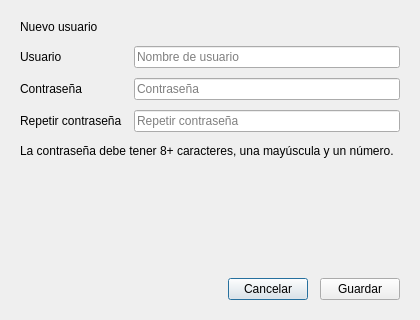
<?xml version="1.0" encoding="UTF-8"?>
<ui version="4.0">
 <class>DialogoUsuario</class>
 <widget class="QDialog" name="DialogoUsuario">
  <property name="geometry">
   <rect>
    <x>0</x>
    <y>0</y>
    <width>420</width>
    <height>320</height>
   </rect>
  </property>
  <property name="windowTitle">
   <string>Usuario</string>
  </property>
  <property name="modal">
   <bool>true</bool>
  </property>
  <layout class="QVBoxLayout" name="layout_principal">
   <property name="spacing">
    <number>12</number>
   </property>
   <property name="leftMargin">
    <number>20</number>
   </property>
   <property name="topMargin">
    <number>20</number>
   </property>
   <property name="rightMargin">
    <number>20</number>
   </property>
   <property name="bottomMargin">
    <number>20</number>
   </property>
   <item>
    <widget class="QLabel" name="label_titulo">
     <property name="text">
      <string>Nuevo usuario</string>
     </property>
    </widget>
   </item>
   <item>
    <layout class="QFormLayout" name="layout_campos">
     <property name="horizontalSpacing">
      <number>12</number>
     </property>
     <property name="verticalSpacing">
      <number>10</number>
     </property>
     <item row="0" column="0">
      <widget class="QLabel" name="label_usuario">
       <property name="text">
        <string>Usuario</string>
       </property>
      </widget>
     </item>
     <item row="0" column="1">
      <widget class="QLineEdit" name="lineEdit_usuario">
       <property name="placeholderText">
        <string>Nombre de usuario</string>
       </property>
      </widget>
     </item>
     <item row="1" column="0">
      <widget class="QLabel" name="label_contrasena">
       <property name="text">
        <string>Contraseña</string>
       </property>
      </widget>
     </item>
     <item row="1" column="1">
      <widget class="QLineEdit" name="lineEdit_contrasena">
       <property name="placeholderText">
        <string>Contraseña</string>
       </property>
       <property name="echoMode">
        <enum>QLineEdit::Password</enum>
       </property>
      </widget>
     </item>
     <item row="2" column="0">
      <widget class="QLabel" name="label_contrasenaRepetir">
       <property name="text">
        <string>Repetir contraseña</string>
       </property>
      </widget>
     </item>
     <item row="2" column="1">
      <widget class="QLineEdit" name="lineEdit_contrasenaRepetir">
       <property name="placeholderText">
        <string>Repetir contraseña</string>
       </property>
       <property name="echoMode">
        <enum>QLineEdit::Password</enum>
       </property>
      </widget>
     </item>
    </layout>
   </item>
   <item>
    <widget class="QLabel" name="label_ayuda">
     <property name="text">
      <string>La contraseña debe tener 8+ caracteres, una mayúscula y un número.</string>
     </property>
     <property name="wordWrap">
      <bool>true</bool>
     </property>
    </widget>
   </item>
   <item>
    <widget class="QLabel" name="label_error">
     <property name="text">
      <string/>
     </property>
     <property name="wordWrap">
      <bool>true</bool>
     </property>
    </widget>
   </item>
   <item>
    <spacer name="espaciador_vertical">
     <property name="orientation">
      <enum>Qt::Vertical</enum>
     </property>
     <property name="sizeHint" stdset="0">
      <size>
       <width>20</width>
       <height>10</height>
      </size>
     </property>
    </spacer>
   </item>
   <item>
    <layout class="QHBoxLayout" name="layout_botones">
     <item>
      <spacer name="espaciador_botones">
       <property name="orientation">
        <enum>Qt::Horizontal</enum>
       </property>
       <property name="sizeHint" stdset="0">
        <size>
         <width>40</width>
         <height>20</height>
        </size>
       </property>
      </spacer>
     </item>
     <item>
      <widget class="QPushButton" name="pushButton_cancelar">
       <property name="text">
        <string>Cancelar</string>
       </property>
      </widget>
     </item>
     <item>
      <widget class="QPushButton" name="pushButton_guardar">
       <property name="text">
        <string>Guardar</string>
       </property>
      </widget>
     </item>
    </layout>
   </item>
  </layout>
 </widget>
 <resources/>
 <connections/>
</ui>
